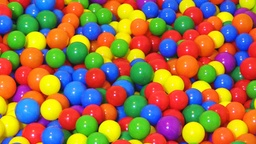
#> input picture balls.jpg, 256 x 144 px, shrunk from 1920 x 1080 before the run
$ python testAlgo.py balls.jpg
#> lines starting #> are read from the running program, lines starting #| are printed output that depends on the picture
import numpy as np
from skimage import io
from sklearn.cluster import KMeans
import sys


original = io.imread(sys.argv[1])
#> original is the input picture: shape (144, 256, 3); mean R, G, B 153.2, 114.8, 71.2
n_colors = 5

arr = original.reshape((-1, 3))
kmeans = KMeans(n_clusters=n_colors, random_state=42).fit(arr)
labels = kmeans.labels_
centers = kmeans.cluster_centers_
#> centers = [[60.34, 96.69, 218.6], [227.6, 75.2, 34.66], [74.1, 170.4, 48.55], [95.15, 47.63, 57.14], [237.8, 226, 20.74]]
less_colors = centers[labels].reshape(original.shape).astype('uint8')
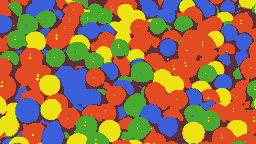
#> less_colors: shape (144, 256, 3); mean R, G, B 152.9, 114.4, 70.6
def compColors(img1, img2):
    for i in range(len(img1)):
        if(img1[i] != img2[i]):
            return False
    return True

res = np.copy(original)
for i in range(0, less_colors.shape[0]):
    for j in range(0, less_colors.shape[1]):
        for x in range(i-2, i+2):
            for y in range(j - 2, j+2):
                if(not (x < 0 or x >= less_colors.shape[0] or y < 0 or y >= less_colors.shape[1])):
                    if(not compColors(less_colors[x][y], less_colors[i][j])):
                        res[i][j] = 0
                        x = i + 2
                        y = j+2
                    else:
                        res[i][j] = 255
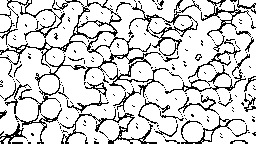
#> res: shape (144, 256, 3); 81.9% white; black in thin lines or dots
#> after the loop, x = 144; y = 256
io.imsave("output.jpg", res.astype(np.uint8))
